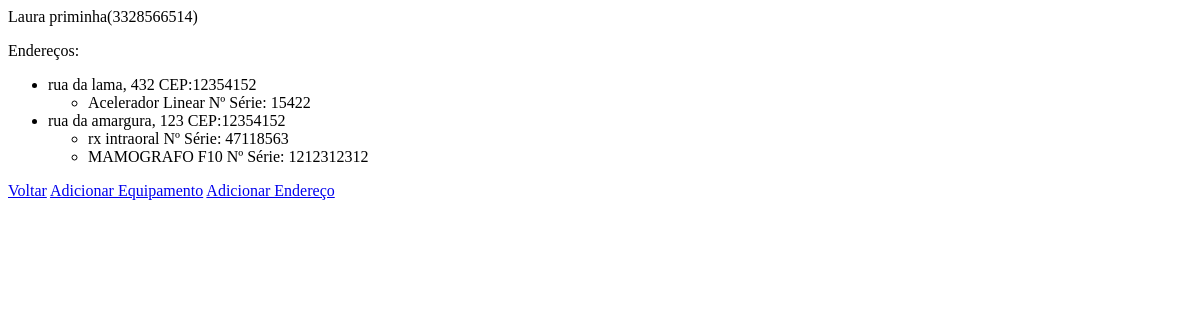
The page /clientes/2/ on the database as committed earlier.
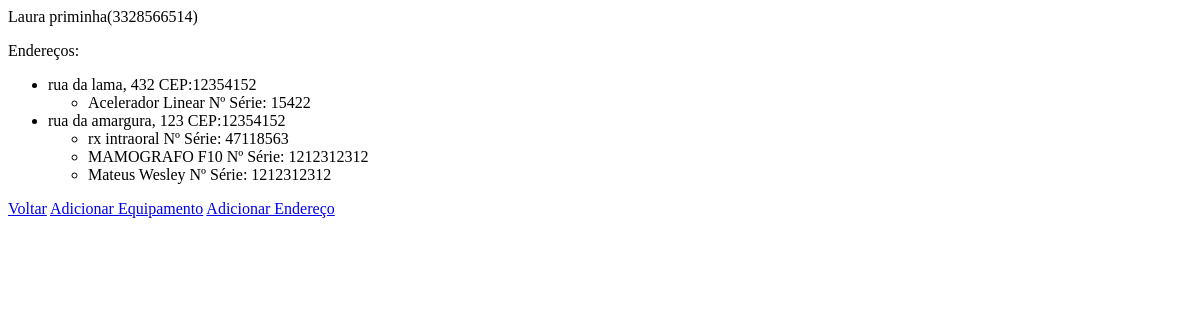
The same page on the database as committed later.
### clientes/models.py (models this page shows)
class Endereco(BaseModel):
    id = models.AutoField(primary_key=True, editable=False, unique=True)
    logradouro = models.CharField(max_length=255)
    numero = models.CharField(max_length=10)
    complemento = models.CharField(max_length=255)
    cidade = models.CharField(max_length=50)
    estado = models.CharField(max_length=2)
    cep = models.CharField(max_length=10)
    cliente = models.ForeignKey('Cliente', on_delete=models.CASCADE)
    ativo = models.BooleanField(default=True)
    def __str__(self):
        return f'{self.logradouro}, {self.numero} CEP:{self.cep}'

class Equipamento(BaseModel):
    id = models.AutoField(primary_key=True, editable=False, unique=True)
    nome = models.CharField(max_length=255)
    fabricante = models.CharField(max_length=50)
    modelo = models.CharField(max_length=50)
    numero_serie = models.CharField(max_length=50)
    ano_fabricacao = models.IntegerField()
    parametros_variaveis = models.CharField(max_length=255)
    cliente = models.ForeignKey('Cliente', on_delete=models.CASCADE)
    ativo = models.BooleanField(default=True)
    endereco = models.ForeignKey('Endereco', on_delete=models.SET_NULL, blank=True, null=True)
    def __str__(self):
        return f'{self.nome} Nº Série: {self.numero_serie}'

### clientes/views.py (the view)
# urls.py: path("/<int:cliente_id>/", views.cliente_detail, name="detail"),
def cliente_detail(request, cliente_id):
    cliente = get_object_or_404(Cliente, pk=cliente_id)
    context = {
        "cliente": cliente,
    }
    return render(request, "clientes/detail.html", context)

### clientes/models.py (called while the page is built)
    def __str__(self):
        return f'{self.nome.capitalize()}({self.documento})'

### clientes/templates/clientes/detail.html
{% if cliente %}
   <p>{{cliente}}</p>
   <p>Endereços:</p>
   <ul>
        {% for endereco in cliente.endereco_set.all %}
             <li>{{endereco}}
               <ul>
                    {% for equipamento in endereco.equipamento_set.all %}
                         <li>{{equipamento}}</li>
                    {% endfor %}
               </ul>
             </li>
        {% endfor %}
   </ul>
   <a href="{% url 'clientes:list' %}">Voltar</a>
   <a href="{% url 'clientes:equipamento-form' cliente.id %}">Adicionar Equipamento</a>
   <a href="{% url 'clientes:endereco-form' cliente.id %}">Adicionar Endereço</a>
{% endif %}

Rows that differ between the two databases and show on the page:
added Equipamento: nome+numero_serie "Mateus Wesley Nº Série: 1212312312", shown under Endereco "rua da amargura, 123 CEP:12354152"
